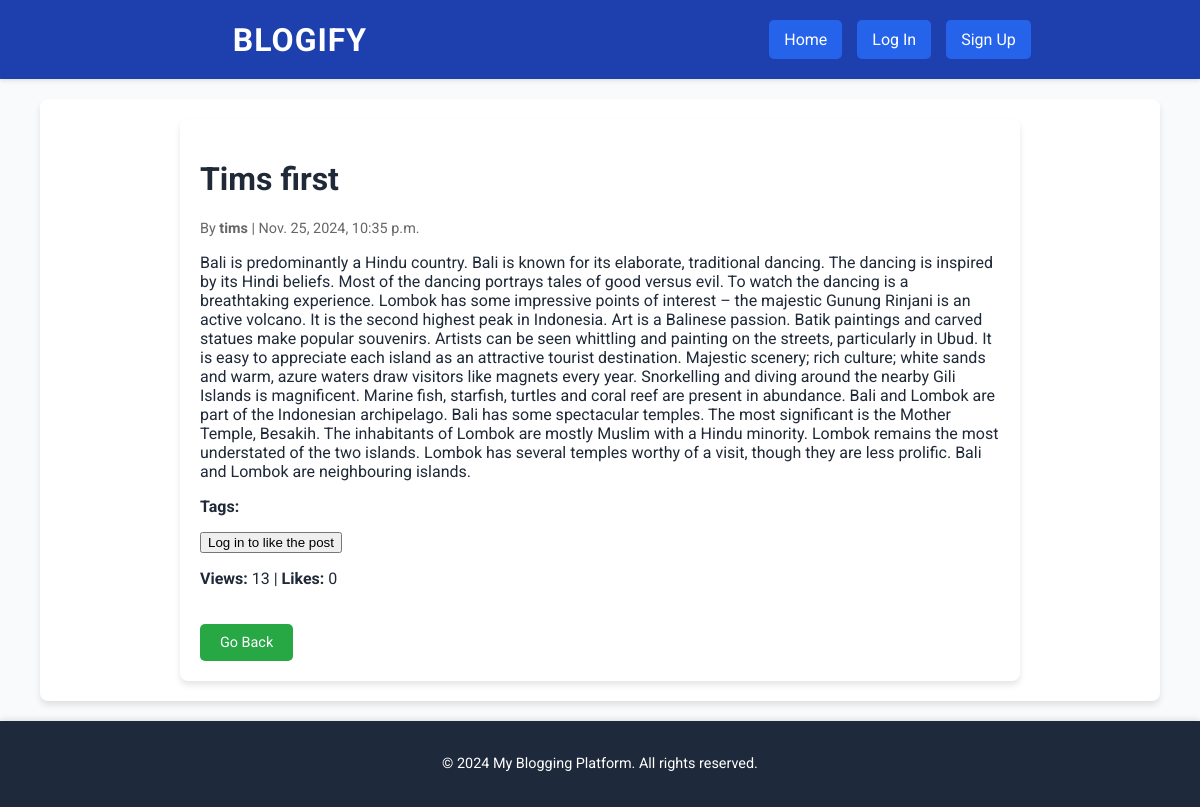
Screenshot of /view_blog/4/ with the database file from the repository.
### blog/models.py (models this page shows, shortened)
class Blog(models.Model):
    STATUS_CHOICES = [
        ('draft', 'Draft'),
        ('post', 'Post'),
        ('archived', 'Archived'),
    ]
    title = models.CharField(max_length=200)
    content = models.TextField()
    author = models.ForeignKey(User, on_delete=models.CASCADE)
    timestamp = models.DateTimeField(auto_now_add=True)
    last_updated = models.DateTimeField(auto_now=True)
    tags = models.CharField(max_length=100, blank=True)  # Comma-separated tags
    status = models.CharField(max_length=10, choices=STATUS_CHOICES, default='post')
    cover_image = models.ImageField(upload_to='blog_images/', blank=True, null=True)
    slug = models.SlugField(unique=True, blank=True)
    views_count = models.PositiveIntegerField(default=0)
    comments_allowed = models.BooleanField(default=True)
    likes_count = models.PositiveIntegerField(default=0)

### blog/views.py (the view)
# urls.py: path('view_blog/<int:blog_id>/', views.view_blog, name='view_blog'),
def view_blog(request, blog_id):
    blog = get_object_or_404(Blog, id=blog_id)
    return render(request, 'blog_detail.html', {'blog': blog})

### blog/templates/blog_detail.html (shortened to what this page needs)
{% extends 'base.html' %}
{% block content %}
<div class="blog-detail-container">
    <h1>{{ blog.title }}</h1>
    <p class="blog-meta">By <strong>{{ blog.author.username }}</strong> | {{ blog.timestamp }}</p>
    <p>{{ blog.content }}</p>
    <div class="blog-footer">
        <p><strong>Tags:</strong> {{ blog.tags }}</p>
        <form method="POST" action="{% url 'like_blog' blog.id %}">
    <button type="submit">
        {% if user.is_authenticated %}
            {% if user_liked %}
                Unlike
            {% else %}
                Like
            {% endif %}
        {% else %}
            Log in to like the post
        {% endif %}
    </button>
</form>
        <p><strong>Views:</strong> {{ blog.views_count }} | <strong>Likes:</strong> {{ blog.likes_count }}</p>
    </div>
    <a href="{{ request.META.HTTP_REFERER|default:'#' }}" class="button back-home-btn">Go Back</a>
</div>
{% endblock %}

### blog/static/blog/style.css (style rules this page uses)
body { font-family: 'Roboto', sans-serif; margin: 0; padding: 0; background-color: #f9fafb; color: #1f2937; min-height: 100vh; display: flex; flex-direction: column; }
.blog-meta { font-size: 0.9rem; color: #666; margin-bottom: 10px; }
.blog-detail-container { max-width: 800px; margin: 0 auto; padding: 20px; background-color: #fff; border-radius: 8px; box-shadow: 0 4px 6px rgba(0, 0, 0, 0.1); }
.back-home-btn { margin-top: 20px; display: inline-block; padding: 10px 20px; font-size: 0.9rem; color: #fff; background-color: #28a745; border-radius: 5px; text-decoration: none; transition: background-color 0.3s ease; }

### rows the page displays
Blog: title "Tims first", author.username "tims", timestamp "Nov. 25, 2024, 10:35 p.m.", content "Bali is predominantly a Hindu country. Bali is known for its elaborate, traditional dancing. The dancing is inspired by its Hindi beliefs. Most of the dancing portrays tales of good versus evil. To watch the dancing is a breathtaking experience. Lombok has some impressive points of interest – the majestic Gunung Rinjani is an active volcano. It is the second highest peak in Indonesia. Art is a Balinese passion. Batik paintings and carved statues make popular souvenirs. Artists can be seen whittling and painting on the streets, particularly in Ubud. It is easy to appreciate each island as an attractive tourist destination. Majestic scenery; rich culture; white sands and warm, azure waters…", views_count "13", likes_count "0"
